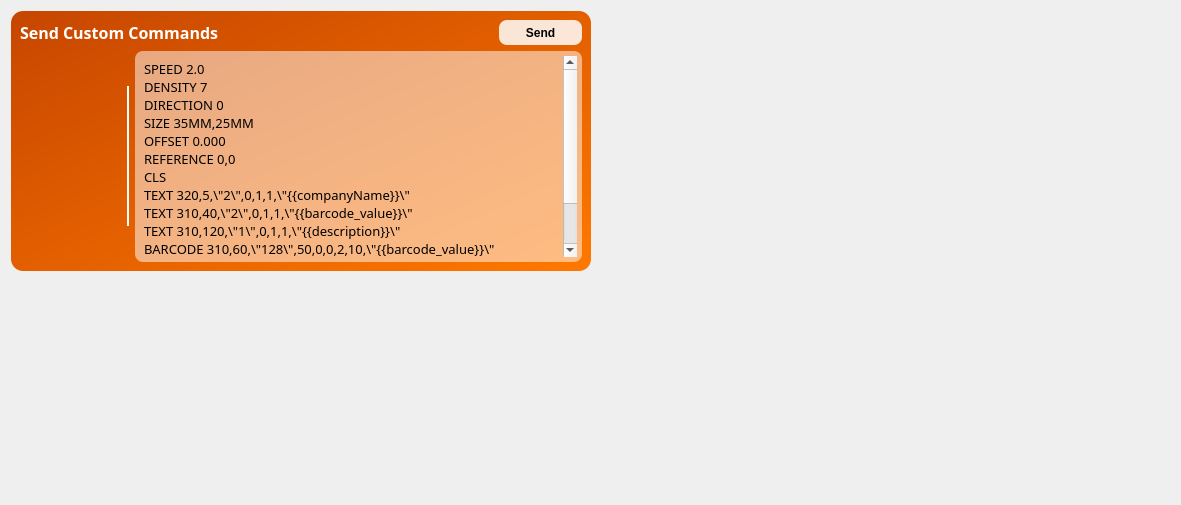
             <widget class="QWidget" name="scrollAreaWidgetContents_2">
              <property name="geometry">
               <rect>
                <x>0</x>
                <y>0</y>
                <width>1181</width>
                <height>505</height>
               </rect>
              </property>
              <layout class="QVBoxLayout" name="verticalLayout_26">
               <item>
                <layout class="QGridLayout" name="gridLayout_2">
                 <item row="0" column="1">
                  <spacer name="horizontalSpacer_6">
                   <property name="orientation">
                    <enum>Qt::Horizontal</enum>
                   </property>
                   <property name="sizeHint" stdset="0">
                    <size>
                     <width>40</width>
                     <height>20</height>
                    </size>
                   </property>
                  </spacer>
                 </item>
                 <item row="0" column="0">
                  <widget class="QFrame" name="frame_31">
                   <property name="minimumSize">
                    <size>
                     <width>471</width>
                     <height>259</height>
                    </size>
                   </property>
                   <property name="styleSheet">
                    <string notr="true">QFrame {
	background: qlineargradient(spread:pad, x1:0, y1:0, x2:1, y2:1, stop:0 rgba(198, 70, 0, 255), stop:1 rgba(255, 120, 0, 255));
	border-radius: 12px;
}</string>
                   </property>
                   <property name="frameShape">
                    <enum>QFrame::StyledPanel</enum>
                   </property>
                   <property name="frameShadow">
                    <enum>QFrame::Raised</enum>
                   </property>
                   <layout class="QVBoxLayout" name="verticalLayout_28">
                    <item>
                     <layout class="QHBoxLayout" name="horizontalLayout_45">
                      <item>
                       <widget class="QLabel" name="label_33">
                        <property name="font">
                         <font>
                          <family>Sans Serif</family>
                          <pointsize>12</pointsize>
                          <weight>75</weight>
                          <italic>false</italic>
                          <bold>true</bold>
                          <strikeout>false</strikeout>
                          <kerning>true</kerning>
                         </font>
                        </property>
                        <property name="styleSheet">
                         <string notr="true">QLabel {
	text-align: center;
	background: transparent;
	color: white;
}</string>
                        </property>
                        <property name="text">
                         <string>Send Custom Commands</string>
                        </property>
                        <property name="textFormat">
                         <enum>Qt::PlainText</enum>
                        </property>
                       </widget>
                      </item>
                      <item>
                       <spacer name="horizontalSpacer_35">
                        <property name="orientation">
                         <enum>Qt::Horizontal</enum>
                        </property>
                        <property name="sizeHint" stdset="0">
                         <size>
                          <width>68</width>
                          <height>20</height>
                         </size>
                        </property>
                       </spacer>
                      </item>
                      <item>
                       <widget class="QPushButton" name="btn_sendCommand">
                        <property name="minimumSize">
                         <size>
                          <width>83</width>
                          <height>25</height>
                         </size>
                        </property>
                        <property name="maximumSize">
                         <size>
                          <width>83</width>
                          <height>25</height>
                         </size>
                        </property>
                        <property name="cursor">
                         <cursorShape>PointingHandCursor</cursorShape>
                        </property>
                        <property name="styleSheet">
                         <string notr="true">QPushButton {
	background: rgba(255, 255, 255, 215);
	border-radius: 8px;
	font-weight: bold;
}</string>
                        </property>
                        <property name="text">
                         <string>Send</string>
                        </property>
                       </widget>
                      </item>
                     </layout>
                    </item>
                    <item>
                     <layout class="QHBoxLayout" name="horizontalLayout_46">
                      <item>
                       <widget class="QLabel" name="lbl_customCommandIcon">
                        <property name="minimumSize">
                         <size>
                          <width>101</width>
                          <height>91</height>
                         </size>
                        </property>
                        <property name="maximumSize">
                         <size>
                          <width>81</width>
                          <height>81</height>
                         </size>
                        </property>
                        <property name="styleSheet">
                         <string notr="true">QLabel {
	background: transparent;
}</string>
                        </property>
                        <property name="pixmap">
                         <pixmap>../../.designer/backup/Downloads/music.png</pixmap>
                        </property>
                        <property name="scaledContents">
                         <bool>true</bool>
                        </property>
                       </widget>
                      </item>
                      <item>
                       <widget class="QFrame" name="frame_32">
                        <property name="minimumSize">
                         <size>
                          <width>2</width>
                          <height>0</height>
                         </size>
                        </property>
                        <property name="maximumSize">
                         <size>
                          <width>2</width>
                          <height>140</height>
                         </size>
                        </property>
                        <property name="styleSheet">
                         <string notr="true">QFrame {
	background: white;
}</string>
                        </property>
                        <property name="frameShape">
                         <enum>QFrame::StyledPanel</enum>
                        </property>
                        <property name="frameShadow">
                         <enum>QFrame::Raised</enum>
                        </property>
                       </widget>
                      </item>
                      <item>
                       <widget class="QTextEdit" name="et_generalCommand">
                        <property name="minimumSize">
                         <size>
                          <width>301</width>
                          <height>211</height>
                         </size>
                        </property>
                        <property name="font">
                         <font>
                          <family>Sans Serif</family>
                          <weight>75</weight>
                          <bold>true</bold>
                         </font>
                        </property>
                        <property name="styleSheet">
                         <string notr="true">QTextEdit {
	background: rgba(255, 255, 255, 130);
	border-radius: 8px;
	padding: 5px;
}</string>
                        </property>
                        <property name="html">
                         <string>&lt;!DOCTYPE HTML PUBLIC &quot;-//W3C//DTD HTML 4.0//EN&quot; &quot;http://www.w3.org/TR/REC-html40/strict.dtd&quot;&gt;
&lt;html&gt;&lt;head&gt;&lt;meta name=&quot;qrichtext&quot; content=&quot;1&quot; /&gt;&lt;style type=&quot;text/css&quot;&gt;
p, li { white-space: pre-wrap; }
&lt;/style&gt;&lt;/head&gt;&lt;body style=&quot; font-family:'Sans Serif'; font-size:10pt; font-weight:600; font-style:normal;&quot;&gt;
&lt;p style=&quot; margin-top:0px; margin-bottom:0px; margin-left:0px; margin-right:0px; -qt-block-indent:0; text-indent:0px;&quot;&gt;&lt;span style=&quot; font-family:'Fira Sans Semi-Light'; font-weight:400;&quot;&gt;SPEED 2.0 &lt;/span&gt;&lt;/p&gt;
&lt;p style=&quot; margin-top:0px; margin-bottom:0px; margin-left:0px; margin-right:0px; -qt-block-indent:0; text-indent:0px;&quot;&gt;&lt;span style=&quot; font-family:'Fira Sans Semi-Light'; font-weight:400;&quot;&gt;DENSITY 7 &lt;/span&gt;&lt;/p&gt;
&lt;p style=&quot; margin-top:0px; margin-bottom:0px; margin-left:0px; margin-right:0px; -qt-block-indent:0; text-indent:0px;&quot;&gt;&lt;span style=&quot; font-family:'Fira Sans Semi-Light'; font-weight:400;&quot;&gt;DIRECTION 0 &lt;/span&gt;&lt;/p&gt;
&lt;p style=&quot; margin-top:0px; margin-bottom:0px; margin-left:0px; margin-right:0px; -qt-block-indent:0; text-indent:0px;&quot;&gt;&lt;span style=&quot; font-family:'Fira Sans Semi-Light'; font-weight:400;&quot;&gt;SIZE 35MM,25MM &lt;/span&gt;&lt;/p&gt;
&lt;p style=&quot; margin-top:0px; margin-bottom:0px; margin-left:0px; margin-right:0px; -qt-block-indent:0; text-indent:0px;&quot;&gt;&lt;span style=&quot; font-family:'Fira Sans Semi-Light'; font-weight:400;&quot;&gt;OFFSET 0.000 &lt;/span&gt;&lt;/p&gt;
&lt;p style=&quot; margin-top:0px; margin-bottom:0px; margin-left:0px; margin-right:0px; -qt-block-indent:0; text-indent:0px;&quot;&gt;&lt;span style=&quot; font-family:'Fira Sans Semi-Light'; font-weight:400;&quot;&gt;REFERENCE 0,0 &lt;/span&gt;&lt;/p&gt;
&lt;p style=&quot; margin-top:0px; margin-bottom:0px; margin-left:0px; margin-right:0px; -qt-block-indent:0; text-indent:0px;&quot;&gt;&lt;span style=&quot; font-family:'Fira Sans Semi-Light'; font-weight:400;&quot;&gt;CLS &lt;/span&gt;&lt;/p&gt;
&lt;p style=&quot; margin-top:0px; margin-bottom:0px; margin-left:0px; margin-right:0px; -qt-block-indent:0; text-indent:0px;&quot;&gt;&lt;span style=&quot; font-family:'Fira Sans Semi-Light'; font-weight:400;&quot;&gt;TEXT 320,5,\&amp;quot;2\&amp;quot;,0,1,1,\&amp;quot;{{companyName}}\&amp;quot; &lt;/span&gt;&lt;/p&gt;
&lt;p style=&quot; margin-top:0px; margin-bottom:0px; margin-left:0px; margin-right:0px; -qt-block-indent:0; text-indent:0px;&quot;&gt;&lt;span style=&quot; font-family:'Fira Sans Semi-Light'; font-weight:400;&quot;&gt;TEXT 310,40,\&amp;quot;2\&amp;quot;,0,1,1,\&amp;quot;{{barcode_value}}\&amp;quot; &lt;/span&gt;&lt;/p&gt;
&lt;p style=&quot; margin-top:0px; margin-bottom:0px; margin-left:0px; margin-right:0px; -qt-block-indent:0; text-indent:0px;&quot;&gt;&lt;span style=&quot; font-family:'Fira Sans Semi-Light'; font-weight:400;&quot;&gt;TEXT 310,120,\&amp;quot;1\&amp;quot;,0,1,1,\&amp;quot;{{description}}\&amp;quot; &lt;/span&gt;&lt;/p&gt;
&lt;p style=&quot; margin-top:0px; margin-bottom:0px; margin-left:0px; margin-right:0px; -qt-block-indent:0; text-indent:0px;&quot;&gt;&lt;span style=&quot; font-family:'Fira Sans Semi-Light'; font-weight:400;&quot;&gt;BARCODE 310,60,\&amp;quot;128\&amp;quot;,50,0,0,2,10,\&amp;quot;{{barcode_value}}\&amp;quot; &lt;/span&gt;&lt;/p&gt;
&lt;p style=&quot; margin-top:0px; margin-bottom:0px; margin-left:0px; margin-right:0px; -qt-block-indent:0; text-indent:0px;&quot;&gt;&lt;span style=&quot; font-family:'Fira Sans Semi-Light'; font-weight:400;&quot;&gt;TEXT 310,160,\&amp;quot;4\&amp;quot;,0,1,1,\&amp;quot;{{unit_price_integer}}\&amp;quot; &lt;/span&gt;&lt;/p&gt;
&lt;p style=&quot; margin-top:0px; margin-bottom:0px; margin-left:0px; margin-right:0px; -qt-block-indent:0; text-indent:0px;&quot;&gt;&lt;span style=&quot; font-family:'Fira Sans Semi-Light'; font-weight:400;&quot;&gt;PRINT {{copies}} &lt;/span&gt;&lt;/p&gt;
&lt;p style=&quot; margin-top:0px; margin-bottom:0px; margin-left:0px; margin-right:0px; -qt-block-indent:0; text-indent:0px;&quot;&gt;&lt;span style=&quot; font-family:'Fira Sans Semi-Light'; font-weight:400;&quot;&gt;EOP&lt;/span&gt;&lt;/p&gt;&lt;/body&gt;&lt;/html&gt;</string>
                        </property>
                       </widget>
                      </item>
                     </layout>
                    </item>
                   </layout>
                  </widget>
                 </item>
                </layout>
               </item>
               <item>
                <spacer name="verticalSpacer_2">
                 <property name="orientation">
                  <enum>Qt::Vertical</enum>
                 </property>
                 <property name="sizeHint" stdset="0">
                  <size>
                   <width>20</width>
                   <height>40</height>
                  </size>
                 </property>
                </spacer>
               </item>
              </layout>
             </widget>
